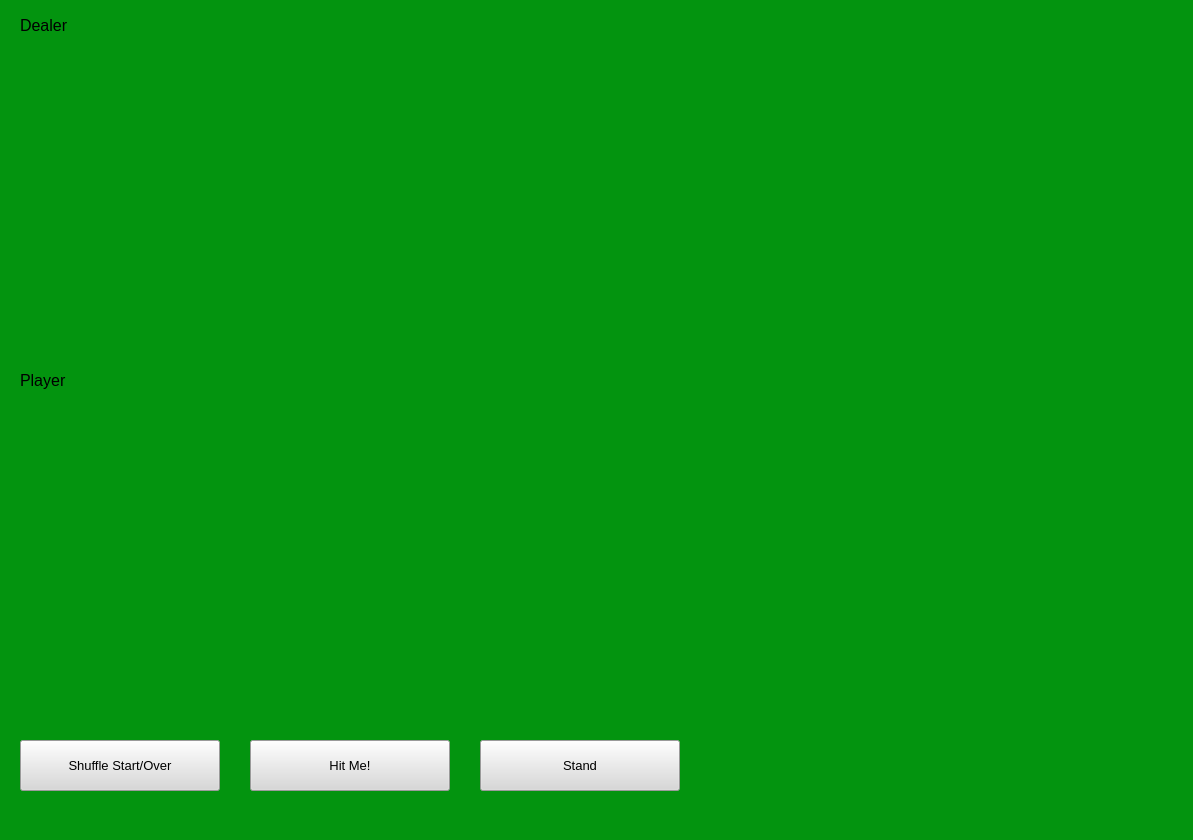
<?xml version="1.0" encoding="UTF-8"?>
<ui version="4.0">
 <class>MainWindow</class>
 <widget class="QMainWindow" name="MainWindow">
  <property name="geometry">
   <rect>
    <x>0</x>
    <y>0</y>
    <width>1193</width>
    <height>840</height>
   </rect>
  </property>
  <property name="windowTitle">
   <string>MainWindow</string>
  </property>
  <property name="styleSheet">
   <string notr="true">QWidget{
	background:rgb(3, 148, 15)
}
</string>
  </property>
  <widget class="QWidget" name="centralwidget">
   <widget class="QLabel" name="dealerCard1">
    <property name="geometry">
     <rect>
      <x>20</x>
      <y>45</y>
      <width>200</width>
      <height>300</height>
     </rect>
    </property>
    <property name="text">
     <string/>
    </property>
    <property name="pixmap">
     <pixmap>cards/2_of_hearts.png</pixmap>
    </property>
    <property name="scaledContents">
     <bool>true</bool>
    </property>
   </widget>
   <widget class="QLabel" name="playerCard1">
    <property name="geometry">
     <rect>
      <x>20</x>
      <y>400</y>
      <width>200</width>
      <height>300</height>
     </rect>
    </property>
    <property name="text">
     <string/>
    </property>
    <property name="pixmap">
     <pixmap>cards/4_of_spades.png</pixmap>
    </property>
    <property name="scaledContents">
     <bool>true</bool>
    </property>
   </widget>
   <widget class="QLabel" name="dealerHeaderLabel">
    <property name="geometry">
     <rect>
      <x>20</x>
      <y>10</y>
      <width>191</width>
      <height>31</height>
     </rect>
    </property>
    <property name="font">
     <font>
      <pointsize>12</pointsize>
     </font>
    </property>
    <property name="text">
     <string>Dealer</string>
    </property>
   </widget>
   <widget class="QLabel" name="playerHeaderLabel">
    <property name="geometry">
     <rect>
      <x>20</x>
      <y>360</y>
      <width>201</width>
      <height>41</height>
     </rect>
    </property>
    <property name="font">
     <font>
      <pointsize>12</pointsize>
     </font>
    </property>
    <property name="text">
     <string>Player</string>
    </property>
    <property name="alignment">
     <set>Qt::AlignLeading|Qt::AlignLeft|Qt::AlignVCenter</set>
    </property>
   </widget>
   <widget class="QPushButton" name="spushButton">
    <property name="geometry">
     <rect>
      <x>20</x>
      <y>740</y>
      <width>200</width>
      <height>51</height>
     </rect>
    </property>
    <property name="font">
     <font>
      <pointsize>10</pointsize>
     </font>
    </property>
    <property name="styleSheet">
     <string notr="true">QPushButton{
	background:rgb(216, 216, 216)
}</string>
    </property>
    <property name="text">
     <string>Shuffle Start/Over</string>
    </property>
   </widget>
   <widget class="QPushButton" name="hitMeButton">
    <property name="geometry">
     <rect>
      <x>250</x>
      <y>740</y>
      <width>200</width>
      <height>51</height>
     </rect>
    </property>
    <property name="font">
     <font>
      <pointsize>10</pointsize>
     </font>
    </property>
    <property name="styleSheet">
     <string notr="true">QPushButton{
	background:rgb(216, 216, 216)
}</string>
    </property>
    <property name="text">
     <string>Hit Me!</string>
    </property>
   </widget>
   <widget class="QPushButton" name="standButton">
    <property name="geometry">
     <rect>
      <x>480</x>
      <y>740</y>
      <width>200</width>
      <height>51</height>
     </rect>
    </property>
    <property name="font">
     <font>
      <pointsize>10</pointsize>
     </font>
    </property>
    <property name="styleSheet">
     <string notr="true">QPushButton{
	background:rgb(216, 216, 216)
}</string>
    </property>
    <property name="text">
     <string>Stand</string>
    </property>
   </widget>
   <widget class="QLabel" name="dealerCard2">
    <property name="geometry">
     <rect>
      <x>250</x>
      <y>45</y>
      <width>200</width>
      <height>300</height>
     </rect>
    </property>
    <property name="text">
     <string/>
    </property>
    <property name="pixmap">
     <pixmap>cards/2_of_hearts.png</pixmap>
    </property>
    <property name="scaledContents">
     <bool>true</bool>
    </property>
   </widget>
   <widget class="QLabel" name="dealerCard3">
    <property name="geometry">
     <rect>
      <x>480</x>
      <y>45</y>
      <width>200</width>
      <height>300</height>
     </rect>
    </property>
    <property name="styleSheet">
     <string notr="true">QMessageBox{
	background:rgb(214, 214, 214)
}</string>
    </property>
    <property name="text">
     <string/>
    </property>
    <property name="pixmap">
     <pixmap>cards/2_of_hearts.png</pixmap>
    </property>
    <property name="scaledContents">
     <bool>true</bool>
    </property>
   </widget>
   <widget class="QLabel" name="dealerCard4">
    <property name="geometry">
     <rect>
      <x>710</x>
      <y>45</y>
      <width>200</width>
      <height>300</height>
     </rect>
    </property>
    <property name="text">
     <string/>
    </property>
    <property name="pixmap">
     <pixmap>cards/2_of_hearts.png</pixmap>
    </property>
    <property name="scaledContents">
     <bool>true</bool>
    </property>
   </widget>
   <widget class="QLabel" name="dealerCard5">
    <property name="geometry">
     <rect>
      <x>940</x>
      <y>45</y>
      <width>200</width>
      <height>300</height>
     </rect>
    </property>
    <property name="text">
     <string/>
    </property>
    <property name="pixmap">
     <pixmap>cards/2_of_hearts.png</pixmap>
    </property>
    <property name="scaledContents">
     <bool>true</bool>
    </property>
   </widget>
   <widget class="QLabel" name="playerCard2">
    <property name="geometry">
     <rect>
      <x>250</x>
      <y>400</y>
      <width>200</width>
      <height>300</height>
     </rect>
    </property>
    <property name="text">
     <string/>
    </property>
    <property name="pixmap">
     <pixmap>cards/4_of_spades.png</pixmap>
    </property>
    <property name="scaledContents">
     <bool>true</bool>
    </property>
   </widget>
   <widget class="QLabel" name="playerCard3">
    <property name="geometry">
     <rect>
      <x>480</x>
      <y>400</y>
      <width>200</width>
      <height>300</height>
     </rect>
    </property>
    <property name="text">
     <string/>
    </property>
    <property name="pixmap">
     <pixmap>cards/4_of_spades.png</pixmap>
    </property>
    <property name="scaledContents">
     <bool>true</bool>
    </property>
   </widget>
   <widget class="QLabel" name="playerCard4">
    <property name="geometry">
     <rect>
      <x>710</x>
      <y>400</y>
      <width>200</width>
      <height>300</height>
     </rect>
    </property>
    <property name="text">
     <string/>
    </property>
    <property name="pixmap">
     <pixmap>cards/4_of_spades.png</pixmap>
    </property>
    <property name="scaledContents">
     <bool>true</bool>
    </property>
   </widget>
   <widget class="QLabel" name="playerCard5">
    <property name="geometry">
     <rect>
      <x>940</x>
      <y>400</y>
      <width>200</width>
      <height>300</height>
     </rect>
    </property>
    <property name="text">
     <string/>
    </property>
    <property name="pixmap">
     <pixmap>cards/4_of_spades.png</pixmap>
    </property>
    <property name="scaledContents">
     <bool>true</bool>
    </property>
   </widget>
  </widget>
  <widget class="QMenuBar" name="menubar">
   <property name="geometry">
    <rect>
     <x>0</x>
     <y>0</y>
     <width>1193</width>
     <height>26</height>
    </rect>
   </property>
  </widget>
  <widget class="QStatusBar" name="statusbar"/>
 </widget>
 <resources/>
 <connections/>
</ui>
